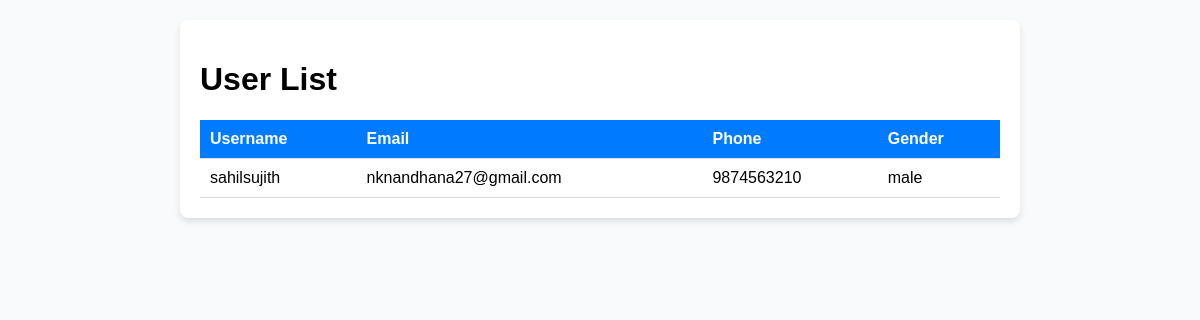
Page /myapp/users/ on the earlier database version.
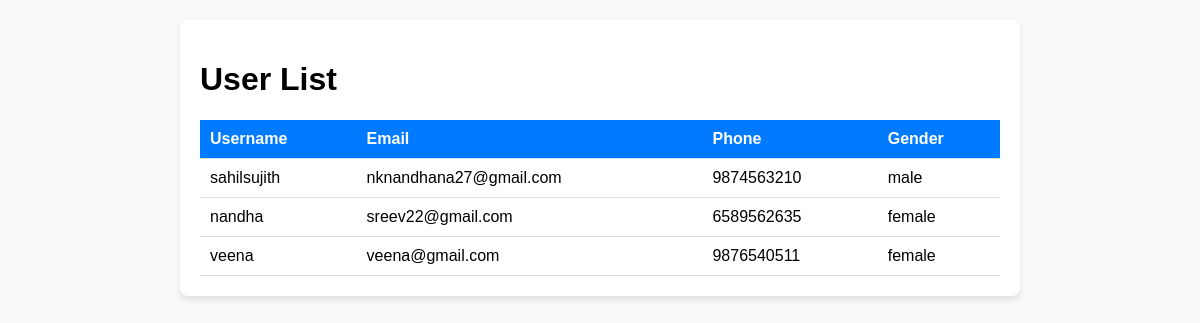
Same page on the later database version.
### myapp/models.py (models this page shows, shortened)
class User(models.Model):
    GENDER_CHOICES = [
        ('male', 'Male'),
        ('female', 'Female'),
        ('transgender', 'Transgender'),
        ('others', 'Others'),
    ]
    username = models.CharField(max_length=150, unique=True)
    email = models.EmailField(unique=True)
    password = models.CharField(max_length=128)
    phone = models.CharField(max_length=20)
    gender = models.CharField(max_length=20, choices=GENDER_CHOICES)

### myapp/views.py (the view)
# urls.py: path('users/', views.user_list, name='user_list'),
def user_list(request):
    users = User.objects.all()  # Fetch all users from the database
    return render(request, 'user_list.html', {'users': users})

### myapp/templates/user_list.html (shortened to what this page needs)
<!DOCTYPE html>
<html lang="en">
<head>
</head>
<body>
    <div class="container">
        <h1>User List</h1>
        <table>
            <thead>
                <tr>
                    <th>Username</th>
                    <th>Email</th>
                    <th>Phone</th>
                    <th>Gender</th>
                </tr>
            </thead>
            <tbody>
                {% for user in users %}
                <tr>
                    <td>{{ user.username }}</td>
                    <td>{{ user.email }}</td>
                    <td>{{ user.phone }}</td>
                    <td>{{ user.gender }}</td>
                </tr>
                {% empty %}
                <tr>
                    <td colspan="4">No users found.</td>
                </tr>
                {% endfor %}
            </tbody>
        </table>
    </div>
</body>
</html>

### myapp/templates/user_list.html (style rules this page uses)
body { font-family: Arial, sans-serif; background-color: #f8f9fa; margin: 0; padding: 20px; }
.container { max-width: 800px; margin: auto; background: #fff; padding: 20px; border-radius: 8px; box-shadow: 0 4px 6px rgba(0, 0, 0, 0.1); }
table { width: 100%; border-collapse: collapse; }
th, td { padding: 10px; text-align: left; border-bottom: 1px solid #ddd; }
th { background-color: #007BFF; color: white; }

Differences in the rows shown:
added User: username "nandha", email "sreev22@gmail.com", phone "6589562635", gender "female"
added User: username "veena", email "veena@gmail.com", phone "9876540511", gender "female"
